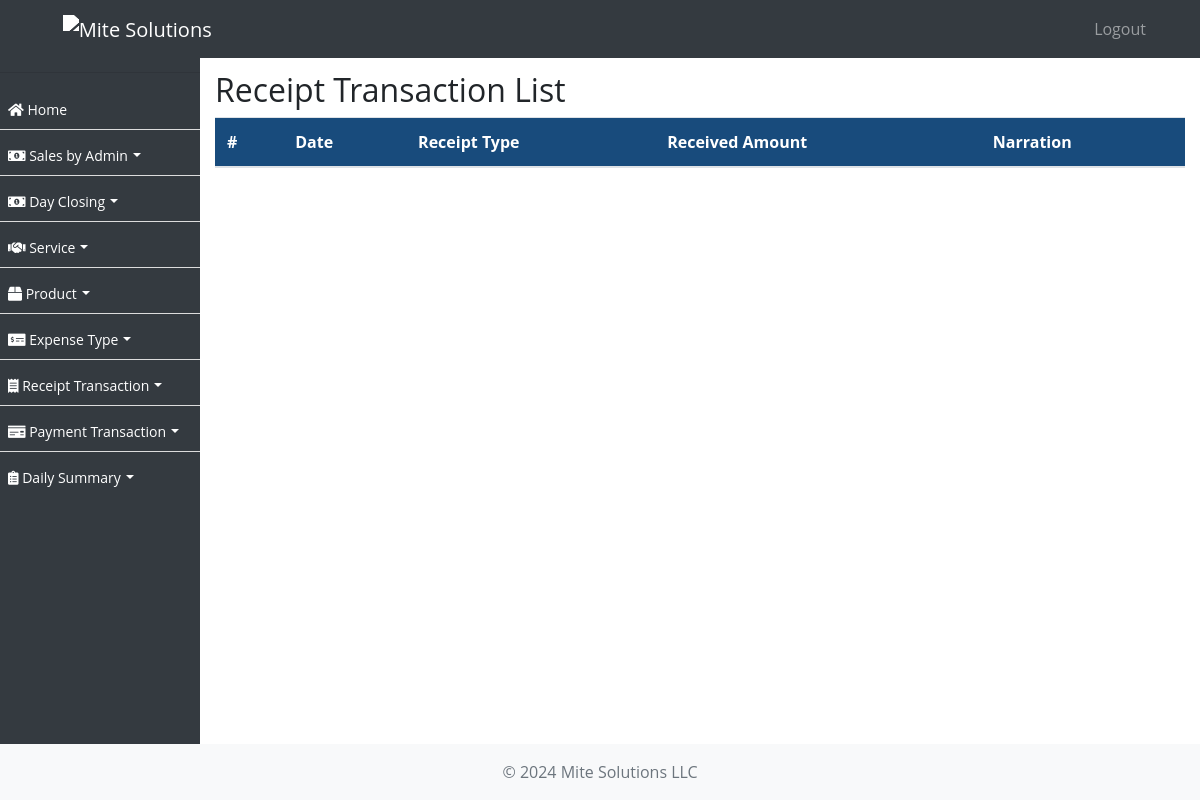
/receipt-transaction/, run on an earlier commit of the app's database.
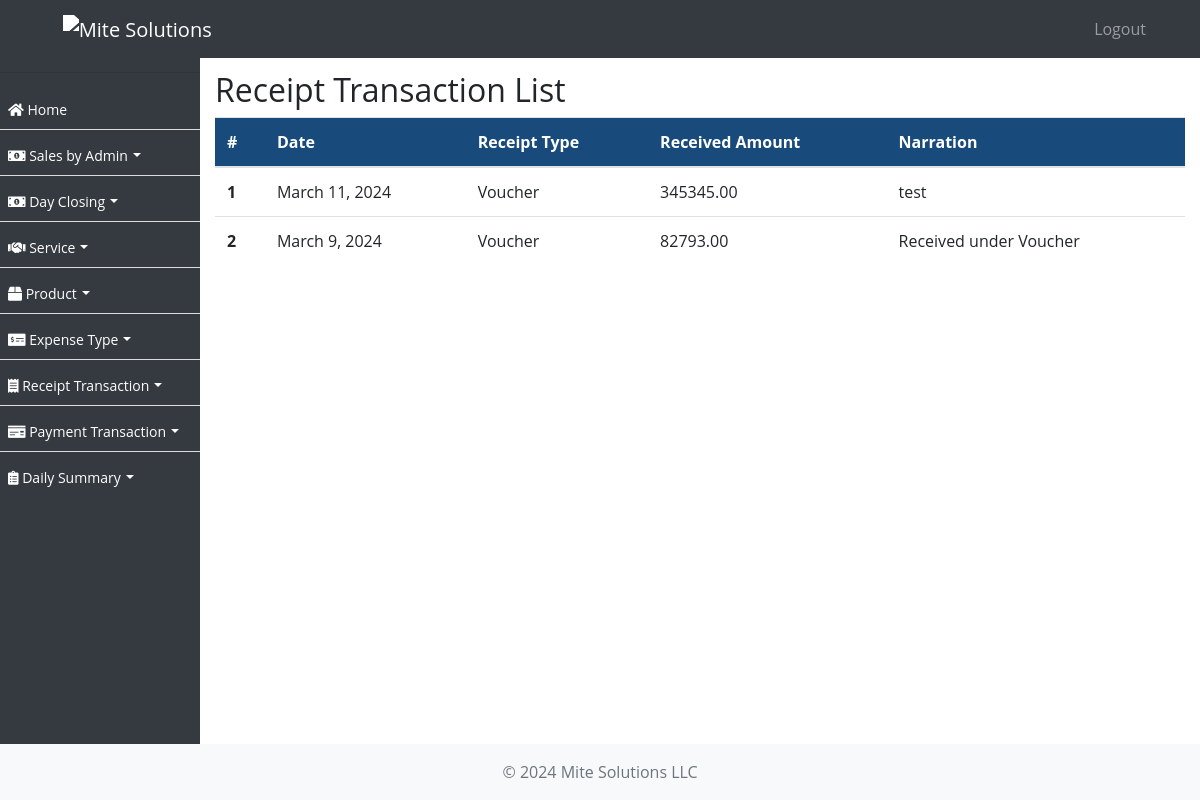
And on a later commit of the database.
### ezshopapp/models.py (models this page shows, shortened)
class ReceiptTransaction(models.Model):
    date = models.DateField()
    receipt_type = models.ForeignKey(ReceiptType, on_delete=models.CASCADE)
    received_amount = models.DecimalField(max_digits=10, decimal_places=2)
    narration = models.TextField()
    created_on = models.DateTimeField(auto_now_add=True, null=True)

class ReceiptType(models.Model):
    name = models.CharField(max_length=255)
    created_on = models.DateTimeField(auto_now_add=True, null=True)

### ezshopapp/views.py (the view)
# urls.py: path('receipt-transaction/', ReceiptTransactionListView.as_view(), name='receipt_transaction_list'),
class ReceiptTransactionListView(ListView):
    model = ReceiptTransaction
    template_name = 'receipt_transaction_list.html'
    def get_queryset(self):
        return ReceiptTransaction.objects.order_by('-created_on')

### ezshopapp/templates/receipt_transaction_list.html (shortened to what this page needs)
{% extends 'base.html' %}
{% block content %}
  <h2>Receipt Transaction List</h2>
  <table class="table">
    <thead>
      <tr>
        <th scope="col">#</th>
        <th scope="col">Date</th>
        <th scope="col">Receipt Type</th>
        <th scope="col">Received Amount</th>
        <th scope="col">Narration</th>
      </tr>
    </thead>
    <tbody>
      {% for receipt_transaction in object_list %}
        <tr>
          <th scope="row">{{ forloop.counter }}</th>
          <td>{{ receipt_transaction.date }}</td>
          <td>{{ receipt_transaction.receipt_type.name }}</td>
          <td>{{ receipt_transaction.received_amount }}</td>
          <td>{{ receipt_transaction.narration }}</td>
        </tr>
      {% endfor %}
    </tbody>
  </table>
{% endblock %}

What changed in the data, as far as the page shows it:
added ReceiptTransaction: date "March 11, 2024", receipt_type.name "Voucher", received_amount "345345.00", narration "test"
added ReceiptTransaction: date "March 9, 2024", receipt_type.name "Voucher", received_amount "82793.00", narration "Received under Voucher"
